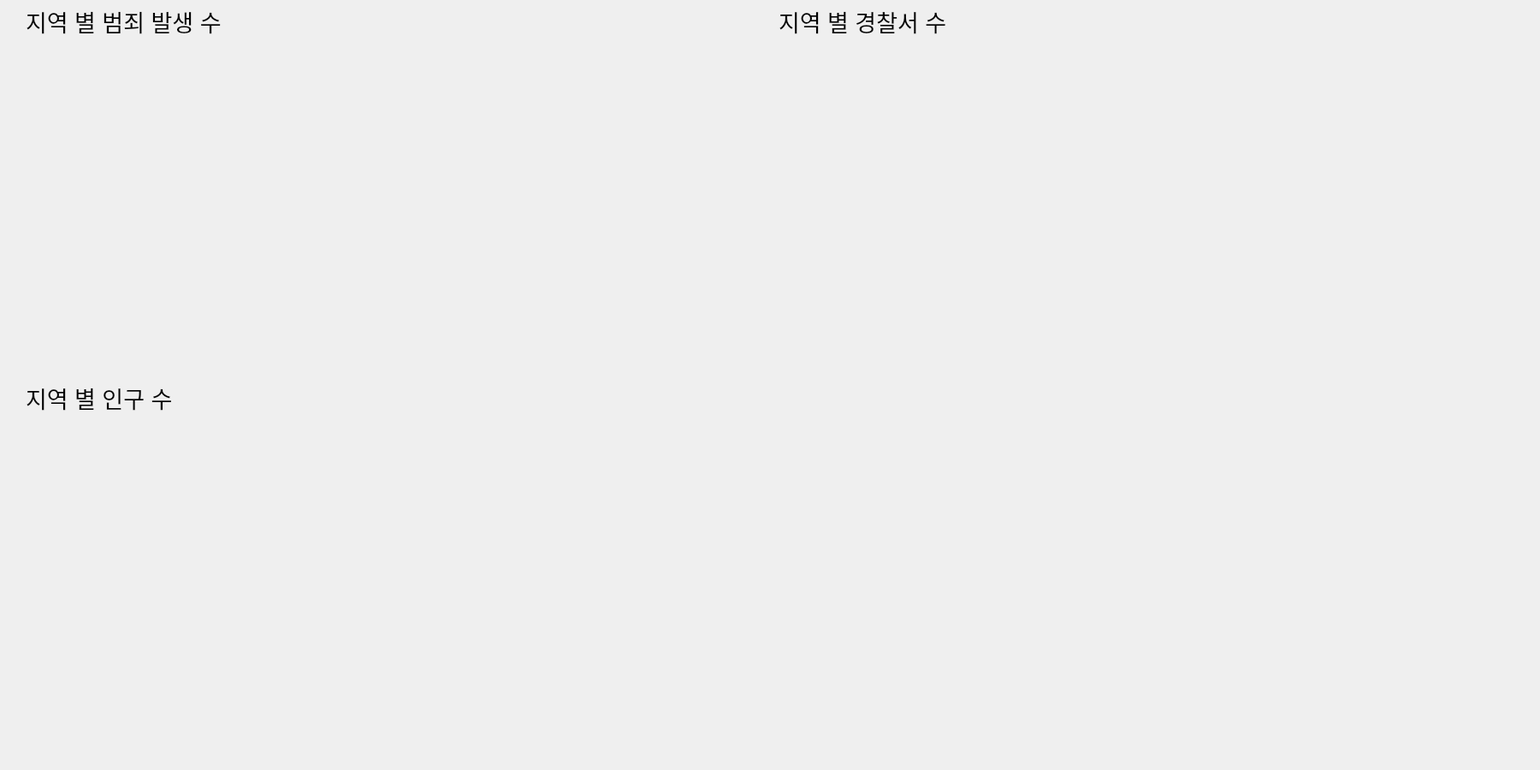
<?xml version="1.0" encoding="UTF-8"?>
<ui version="4.0">
 <class>Form</class>
 <widget class="QWidget" name="Form">
  <property name="geometry">
   <rect>
    <x>0</x>
    <y>0</y>
    <width>1800</width>
    <height>900</height>
   </rect>
  </property>
  <property name="windowTitle">
   <string>Form</string>
  </property>
  <widget class="PlotWidget" name="crimegraph" native="true">
   <property name="geometry">
    <rect>
     <x>30</x>
     <y>40</y>
     <width>850</width>
     <height>400</height>
    </rect>
   </property>
  </widget>
  <widget class="PlotWidget" name="officegraph" native="true">
   <property name="geometry">
    <rect>
     <x>910</x>
     <y>40</y>
     <width>850</width>
     <height>400</height>
    </rect>
   </property>
  </widget>
  <widget class="PlotWidget" name="peoplegraph" native="true">
   <property name="geometry">
    <rect>
     <x>30</x>
     <y>480</y>
     <width>850</width>
     <height>400</height>
    </rect>
   </property>
  </widget>
  <widget class="QLabel" name="label">
   <property name="geometry">
    <rect>
     <x>30</x>
     <y>10</y>
     <width>250</width>
     <height>30</height>
    </rect>
   </property>
   <property name="font">
    <font>
     <pointsize>20</pointsize>
    </font>
   </property>
   <property name="text">
    <string>지역 별 범죄 발생 수</string>
   </property>
  </widget>
  <widget class="QLabel" name="label_3">
   <property name="geometry">
    <rect>
     <x>30</x>
     <y>450</y>
     <width>250</width>
     <height>30</height>
    </rect>
   </property>
   <property name="font">
    <font>
     <pointsize>20</pointsize>
    </font>
   </property>
   <property name="text">
    <string>지역 별 인구 수</string>
   </property>
  </widget>
  <widget class="QLabel" name="label_2">
   <property name="geometry">
    <rect>
     <x>910</x>
     <y>10</y>
     <width>250</width>
     <height>30</height>
    </rect>
   </property>
   <property name="font">
    <font>
     <pointsize>20</pointsize>
    </font>
   </property>
   <property name="text">
    <string>지역 별 경찰서 수</string>
   </property>
  </widget>
 </widget>
 <customwidgets>
  <customwidget>
   <class>PlotWidget</class>
   <extends>QWidget</extends>
   <header location="global">pyqtgraph</header>
   <container>1</container>
  </customwidget>
 </customwidgets>
 <resources/>
 <connections/>
</ui>
